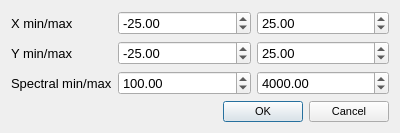
<?xml version="1.0" encoding="UTF-8"?>
<ui version="4.0">
 <class>CropDialog</class>
 <widget class="QDialog" name="CropDialog">
  <property name="geometry">
   <rect>
    <x>0</x>
    <y>0</y>
    <width>400</width>
    <height>131</height>
   </rect>
  </property>
  <property name="font">
   <font>
    <pointsize>10</pointsize>
   </font>
  </property>
  <property name="windowTitle">
   <string>Crop Dataset</string>
  </property>
  <layout class="QFormLayout" name="formLayout">
   <property name="fieldGrowthPolicy">
    <enum>QFormLayout::AllNonFixedFieldsGrow</enum>
   </property>
   <item row="0" column="0">
    <widget class="QLabel" name="label">
     <property name="text">
      <string>X min/max</string>
     </property>
    </widget>
   </item>
   <item row="0" column="1">
    <layout class="QHBoxLayout" name="horizontalLayout">
     <item>
      <widget class="QDoubleSpinBox" name="xMinDoubleSpinBox">
       <property name="minimum">
        <double>-99.989999999999995</double>
       </property>
       <property name="value">
        <double>-25.000000000000000</double>
       </property>
      </widget>
     </item>
     <item>
      <widget class="QDoubleSpinBox" name="xMaxDoubleSpinBox">
       <property name="minimum">
        <double>-100.000000000000000</double>
       </property>
       <property name="value">
        <double>25.000000000000000</double>
       </property>
      </widget>
     </item>
    </layout>
   </item>
   <item row="1" column="0">
    <widget class="QLabel" name="label_2">
     <property name="text">
      <string>Y min/max</string>
     </property>
    </widget>
   </item>
   <item row="1" column="1">
    <layout class="QHBoxLayout" name="horizontalLayout_2">
     <item>
      <widget class="QDoubleSpinBox" name="yMinDoubleSpinBox">
       <property name="minimum">
        <double>-99.989999999999995</double>
       </property>
       <property name="value">
        <double>-25.000000000000000</double>
       </property>
      </widget>
     </item>
     <item>
      <widget class="QDoubleSpinBox" name="yMaxDoubleSpinBox">
       <property name="minimum">
        <double>-99.989999999999995</double>
       </property>
       <property name="value">
        <double>25.000000000000000</double>
       </property>
      </widget>
     </item>
    </layout>
   </item>
   <item row="2" column="0">
    <widget class="QLabel" name="label_3">
     <property name="text">
      <string>Spectral min/max</string>
     </property>
    </widget>
   </item>
   <item row="2" column="1">
    <layout class="QHBoxLayout" name="horizontalLayout_3">
     <item>
      <widget class="QDoubleSpinBox" name="wlMinDoubleSpinBox">
       <property name="minimum">
        <double>-100.000000000000000</double>
       </property>
       <property name="maximum">
        <double>10000.000000000000000</double>
       </property>
       <property name="singleStep">
        <double>1.000000000000000</double>
       </property>
       <property name="value">
        <double>100.000000000000000</double>
       </property>
      </widget>
     </item>
     <item>
      <widget class="QDoubleSpinBox" name="wlMaxDoubleSpinBox">
       <property name="minimum">
        <double>-99.989999999999995</double>
       </property>
       <property name="maximum">
        <double>10000.000000000000000</double>
       </property>
       <property name="value">
        <double>4000.000000000000000</double>
       </property>
      </widget>
     </item>
    </layout>
   </item>
   <item row="3" column="1">
    <widget class="QDialogButtonBox" name="buttonBox">
     <property name="font">
      <font>
       <pointsize>8</pointsize>
      </font>
     </property>
     <property name="orientation">
      <enum>Qt::Horizontal</enum>
     </property>
     <property name="standardButtons">
      <set>QDialogButtonBox::Cancel|QDialogButtonBox::Ok</set>
     </property>
    </widget>
   </item>
  </layout>
 </widget>
 <resources/>
 <connections>
  <connection>
   <sender>buttonBox</sender>
   <signal>accepted()</signal>
   <receiver>CropDialog</receiver>
   <slot>accept()</slot>
   <hints>
    <hint type="sourcelabel">
     <x>248</x>
     <y>254</y>
    </hint>
    <hint type="destinationlabel">
     <x>157</x>
     <y>274</y>
    </hint>
   </hints>
  </connection>
  <connection>
   <sender>buttonBox</sender>
   <signal>rejected()</signal>
   <receiver>CropDialog</receiver>
   <slot>reject()</slot>
   <hints>
    <hint type="sourcelabel">
     <x>316</x>
     <y>260</y>
    </hint>
    <hint type="destinationlabel">
     <x>286</x>
     <y>274</y>
    </hint>
   </hints>
  </connection>
 </connections>
</ui>
